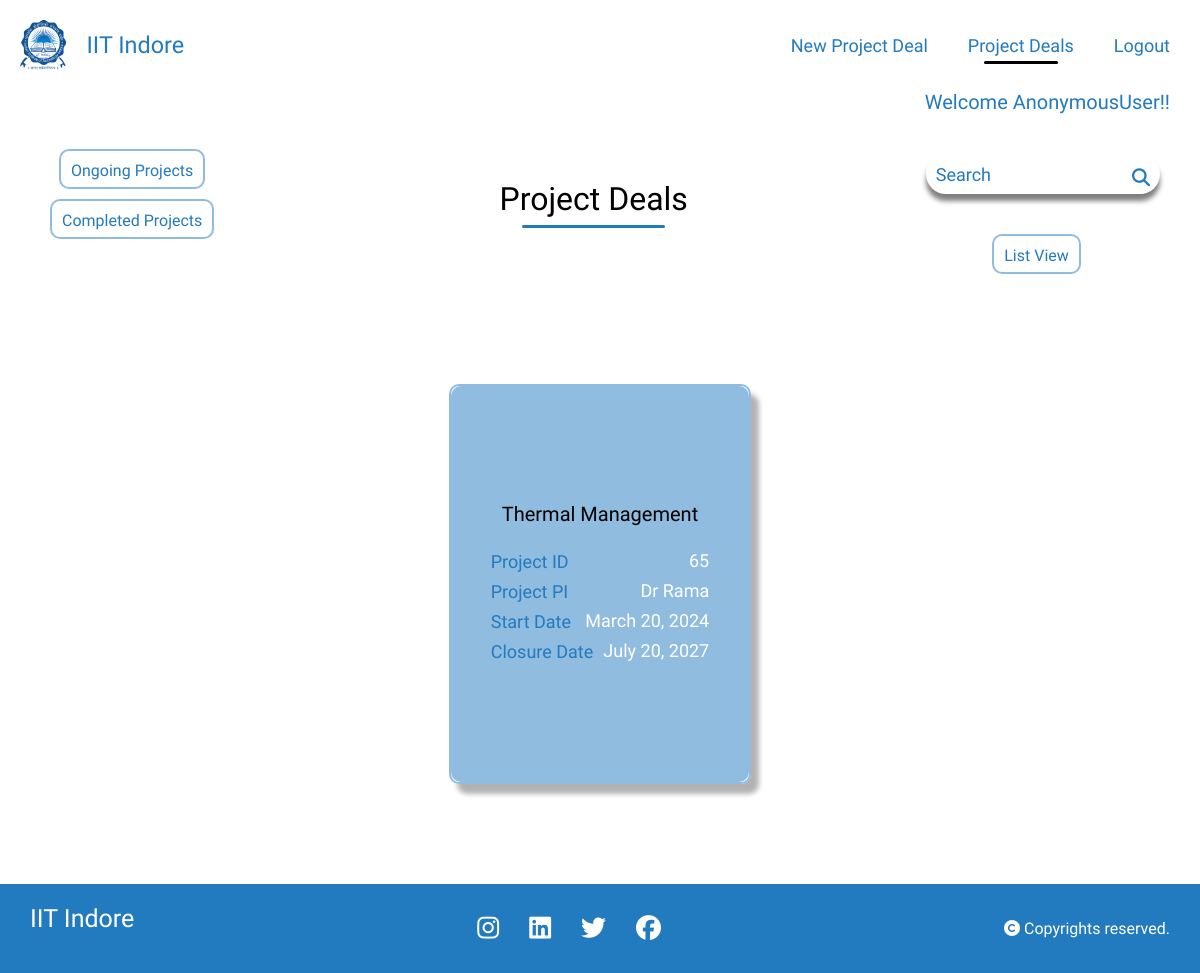
The page /project_search/ on the database as committed earlier.
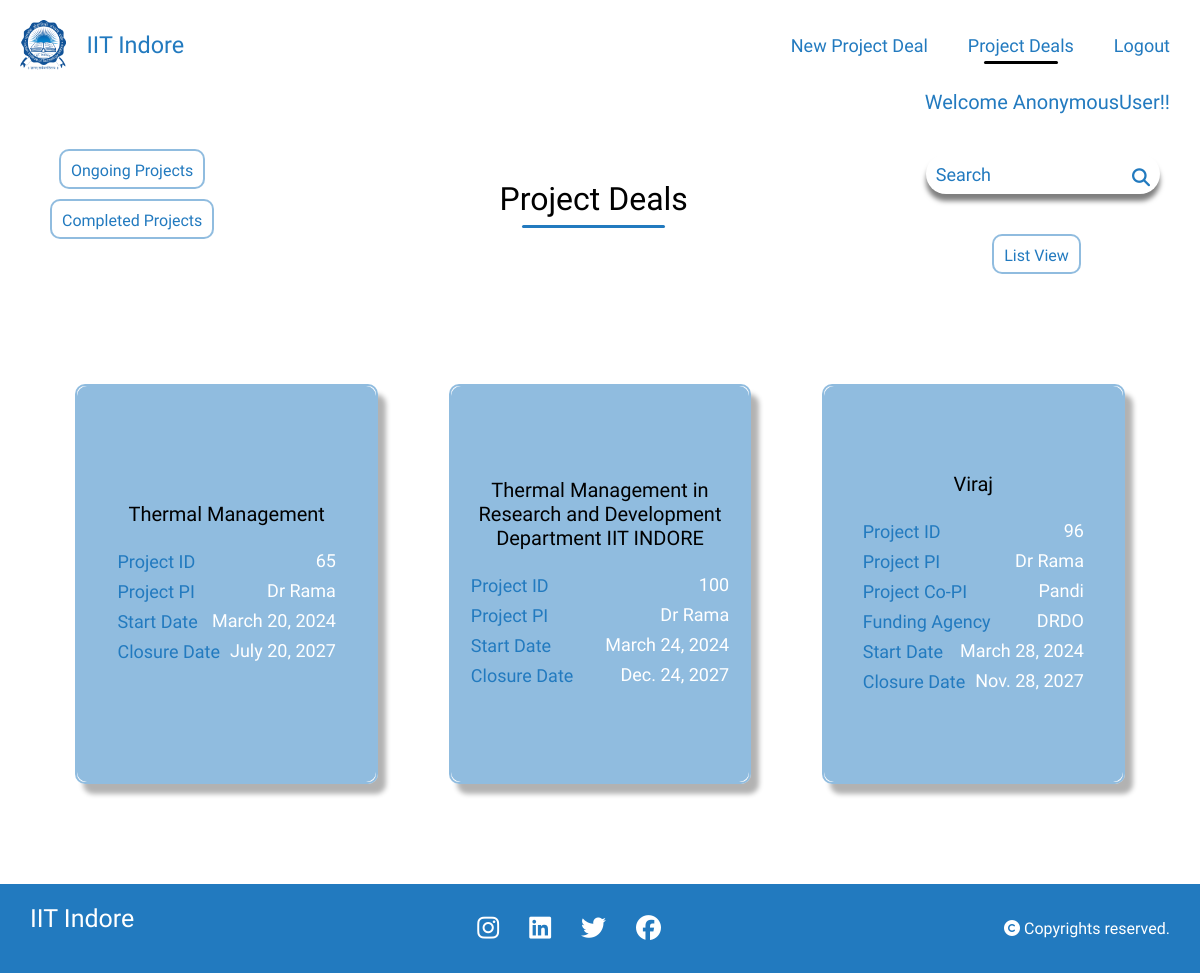
The same page on the database as committed later.
### home/models.py (models this page shows)
class project_details(models.Model):
    Project_Fellowship_No = models.CharField(max_length=20,null=True,blank=True,default=None)
    Project_file_name = models.CharField(max_length=20,null=True,blank= True)
    PI_of_Project = models.CharField(max_length=20,blank=True,null=True)
    Sanctioned_Date = models.DateField(null=True)
    Project_Start_Date = models.DateField(null=True)
    Project_Closure_Date = models.DateField(null=True)
    Title_of_Project = models.CharField(max_length=50,blank=True,null=True)
    project_duration =models.IntegerField(null=True)
    financial_year_start_index = models.IntegerField(null=True)
    financial_year_end_index = models.IntegerField(null=True)
    start_month = models.IntegerField(null=True)
    end_month = models.IntegerField(null=True)
    funding_agency = models.CharField(max_length=100,blank=True,null=True)
    Co_PI_of_Project = models.CharField(max_length=100,blank=True,null=True)
    Country = models.CharField(max_length=100,blank=True,null=True)
    Country_Involved = models.CharField(max_length=100,blank=True,null=True)
    Department = models.CharField(max_length=100,blank=True,null=True)
    Category = models.CharField(max_length=100,blank=True,null=True)
    Details_of_Donors= models.CharField(max_length=100,blank=True,null=True)
    remark = models.TextField(null=True, blank=True)
    scheme_name = models.CharField(max_length=255, null=True, blank=True)
    scheme_code = models.CharField(max_length=50, null=True, blank=True)
    received_amount =models.CharField(max_length=50, null=True, blank=True)
    date_of_receipt_amount = models.DateField(default=timezone.now, null=True, blank=True)
    provisional_uc = models.TextField(null=True, blank=True)
    audited_uc = models.TextField(null=True, blank=True)
    link_uc = models.URLField(null=True, blank=True)
    sanction_letters_link = models.URLField(null=True, blank=True)
    total_project_cost = models.CharField(max_length=50, null=True, blank=True)
    fellowship_type = models.CharField(max_length=100, null=True, blank=True)
    TASK_CHOICES = [
        ('ongoing', 'Ongoing'),
        ('completed', 'Completed'),
    ]
    task = models.CharField(
        max_length=10,
        choices=TASK_CHOICES,
        default='ongoing',
    )

### home/views.py (the view)
# urls.py: path('project_search/', views.project_search, name='project_search'),
def project_search(request):
    query = request.GET.get("q")
    if query:
        projects = project_details.objects.filter(
            (
                Q(Project_Fellowship_No__icontains=query)
                | Q(PI_of_Project__icontains=query)
                | Q(Title_of_Project__icontains=query)
                | Q(funding_agency__icontains=query)
                | Q(Co_PI_of_Project__icontains=query)
            )
            & Q(task="ongoing")
        )
    else:
        projects = project_details.objects.filter(task="ongoing")
    context = {
        "projects": projects,
        "query": query,
    }
    return render(request, "project_list.html", context)

### templates/project_list.html (shortened to what this page needs)
{% load static %}
<!DOCTYPE html>
<html lang="en">
<head>
    <link rel="stylesheet" href="{% static 'style.css' %}">
</head>
<body>
  {% load account %}
    <div class="navbar1">
        <div class="title">
            <a href="{% url "homepage" %}" class="lo">
              <img src="{% static "IITI_Logo.png" %}" class="logo">
              <h3>IIT Indore</h3>
            </a>
        </div>
        <div class="links">
            <ul>
                <li><a href="{% url "index" %}">New Project Deal</a></li>
                <li><a href="{% url "project_list" %}" class="active">Project Deals</a></li>
                <li><a href="{% url "logout" %}">Logout</a></li>
            </ul>
        </div>
    </div>
    <h5 class="name">Welcome {% user_display user %}!!</h5>
    <div class="titles">
      <div class="dropdown">
        <div class="dropdown-menu" aria-labelledby="dropdownMenuButton">
          <a class="dropdown-item" id="ongoing" href="#" onclick="showOngoingProjects()">Ongoing Projects</a>
          <a class="dropdown-item" href="#" id="completed" onclick="showCompletedProjects()">Completed Projects</a>
        </div>
      </div>
      <div class="sub_nav">
          <div class="project_list"><h1>Project Deals</h1></div>
      </div>
      <div class="search">
        <form class="search-bar sub_nav" method="GET" action="{% url 'project_search' %}">
            <input type="text" name="q" placeholder="Search">
            <button type="submit"><i class="fa-solid fa-magnifying-glass"></i></button>
        </form>
        <a href="{% url 'project_listwise' %}">List View</a>
      </div>
    </div>
    <div class="project-container">
        {% for project in projects %}
        <div class="book">
            <div class="buttons">
                <a href="{% url 'fill' project_id=project.id %}">
                    <button class="button">Monthly Sheet</button>
                </a>
                <a href="{% url 'mastersheet' project_id=project.id %}">
                    <button class="button">Mastersheet</button>
                </a>
                <a href="{% url 'SOE_navigation' project_id=project.id %}">
                  <button class="button">SOE</button>
              </a>
              <a href="{% url 'UCR_navigation' project_id=project.id %}">
                <button class="button">UCR</button>
            </a>
              <a href="{% url 'UCNR_navigation' project_id=project.id %}">
                <button class="button">UCNR</button>
            </a>
            </div>
            <div class="cover">
                <div class="project-details">
                    <h4 style="text-align:center;">   {{ project.Title_of_Project }}  </h4>
                    <p><span>Project ID</span><span> {{ project.Project_Fellowship_No }}</span></p>
                    <p><span>Project PI</span><span> {{ project.PI_of_Project }}</span></p>
                    {% if project.Co_PI_of_Project %}<p><span>Project Co-PI</span><span>{{ project.Co_PI_of_Project }}</span></p>{% endif %}
                    {% if project.funding_agency %}<p><span>Funding Agency</span><span>{{ project.funding_agency }}</span></p>{% endif %}
                    <p><span>Start Date</span><span>{{ project.Project_Start_Date }}</span></p>
                    <p><span>Closure Date</span><span>{{ project.Project_Closure_Date }}</span></p>
                </div>
            </div>
           </div>
        {% endfor %}
    </div>
    <footer>
        <div class="footer">
          <div class="info">
            <h4>IIT Indore</h4>
          </div>
          <div class="social">
            <ul>
              <li><a href="#"><i class="fa-brands fa-instagram"></i></a></li>
              <li><a href="#"><i class="fa-brands fa-linkedin"></i></a></li>
              <li><a href="#"><i class="fa-brands fa-twitter"></i></a></li>
              <li><a href="#"><i class="fa-brands fa-facebook"></i></a></li>
            </ul>
          </div>
          <div class="rights">
            <p><i class="fa-solid fa-copyright"></i> Copyrights reserved.</p>
          </div>
        </div>
      </footer>
</body>
</html>

### static/style.css (style rules this page uses)
* { margin: 0; padding: 0; box-sizing: border-box; font-family: 'Ubuntu', cursive; font-weight: 400; }
:root { --primary-color:#000; --secondary-color: rgb(34,122,191); }
.navbar1 { width: 100%; padding: 20px 10px; position: sticky; top: 0px; display: flex; justify-content: space-between; align-items: center; background: transparent; }
.navbar1 .title { display: flex; margin:0px 10px; font-size: 20px; color: var(--secondary-color); font-weight: 400; align-items: center; justify-content: center; cursor: pointer; }
.navbar1 h3 { color: var(--secondary-color); }
.navbar1 .title img { height: 50px; margin-right: 20px; cursor: pointer; }
.navbar1 .links ul { display: flex; align-items: center; justify-content: center; flex: 1; flex-wrap: wrap; }
.navbar1 .links ul li { list-style: none; }
.navbar1 .links ul li a { margin: auto 20px; text-decoration: none; font-size: 18px; position: relative; font-weight: 500; color: var(--secondary-color); }
.lo { display: flex; align-items: center; justify-content: center; color: #fff; text-decoration: none; }
.active::after { content: ''; position: absolute; width: 70%; left: 15%; bottom: -8px; height: 3px; background-color: var(--primary-color); border-radius: 10px; }
footer .footer { display: flex; justify-content: space-between; align-items: center; flex-wrap: wrap; padding: 20px 30px; background-color: var(--secondary-color); color: #fff; }
.info h4 { text-align: center; color: #fff; margin-bottom: 20px; font-size: 25px; }
.social ul { display: flex; align-items: center; }
.social ul li { list-style-type: none; }
.social ul li a { color: #fff; font-size: 25px; margin: 0px 15px; }

Rows that differ between the two databases and show on the page:
added project_details: Title_of_Project "Thermal Management in Research and Development Department IIT INDORE", Project_Fellowship_No "100", PI_of_Project "Dr Rama", Project_Start_Date "March 24, 2024", Project_Closure_Date "Dec. 24, 2027"
added project_details: Title_of_Project "Viraj", Project_Fellowship_No "96", PI_of_Project "Dr Rama", Co_PI_of_Project "Pandi", funding_agency "DRDO", Project_Start_Date "March 28, 2024", Project_Closure_Date "Nov. 28, 2027"
